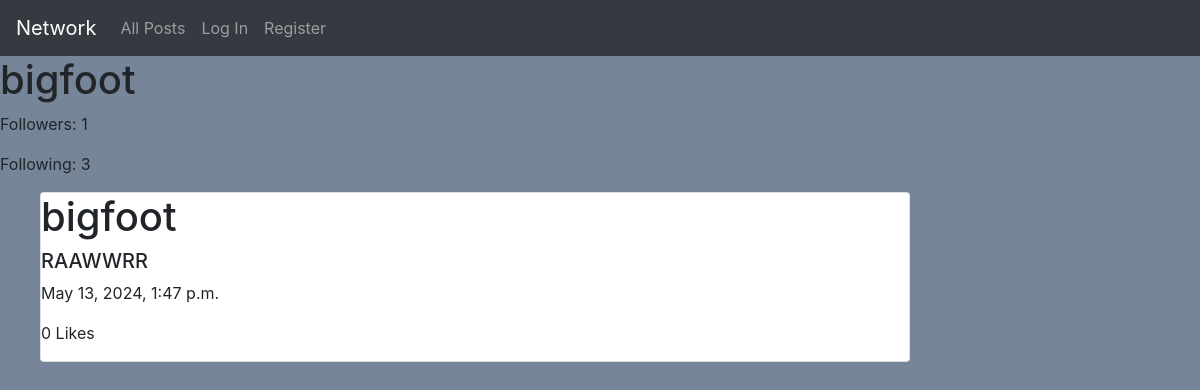
The page /profile/4 on the database as committed earlier.
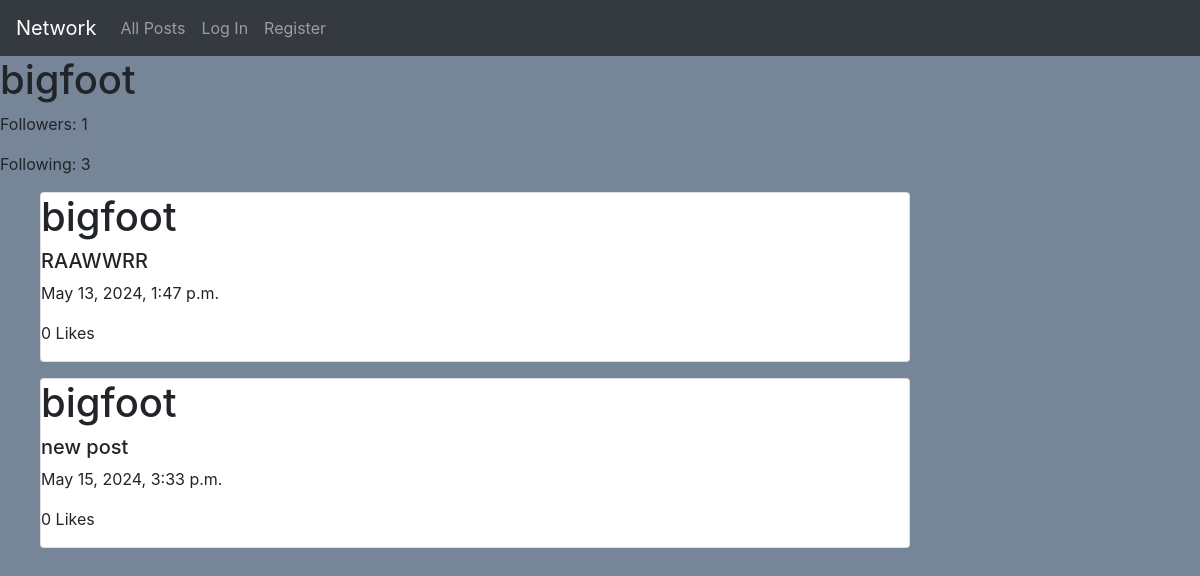
The same page on the database as committed later.
### network/models.py (models this page shows, shortened)
class User(AbstractUser):
    followers = models.ManyToManyField('self', related_name='following', symmetrical=False, blank=True)
    def __str__(self):
        return self.username

class Post(models.Model):
    user = models.ForeignKey('User', on_delete=models.CASCADE, blank=True, null=True)
    text = models.CharField(max_length=255, blank=True)
    timestamp = models.DateTimeField(auto_now_add=True)
    likes = models.IntegerField(default=0)

### network/views.py (the view)
# urls.py: path("profile/<int:id>", views.user_profile, name="profile"),
def user_profile(request, id):
    current_user = request.user
    if request.method == "GET":
        target_user = User.objects.get(pk=id)
        posts = Post.objects.filter(user=id)
        logged_in = request.user
        followers = target_user.followers.all()
        following = target_user.following.all()
        is_following = logged_in in followers
        return render(request, "network/profile.html", {
            "posts":posts.all(),
            "target_user": target_user,
            "logged_in": logged_in,
            "followers": followers.count(),
            "following": following.count(),
            "is_following": is_following,
        })
    elif request.method == "POST":
       follow = target_user.followers.add(current_user)
       follow.save()
    return JsonResponse({'message': 'User followed successfully'})

### network/templates/network/profile.html (shortened to what this page needs)
{% extends "network/layout.html" %}
{% load static %}
{% block body %}
<h1 class="target_user">{{ target_user }}</h1>
<p>Followers: {{ followers }}</p>
<p>Following: {{ following }}</p>
<div>
    {% for post in posts %}
        <ul>
            <div class="card w-75">
                <h1>{{post.user}}</h1>
                <h5>{{post.text}}</h5>
                <p>{{post.timestamp}}</p>
                <p>{{post.likes}} Likes</p>
            </div>
        </ul>
    {% endfor %}
</div>
{% endblock %}

### network/templates/network/layout.html (shortened to what this page needs)
{% load static %}
<!DOCTYPE html>
<html lang="en">
    <head>
        <link rel="stylesheet" href="https://stackpath.bootstrapcdn.com/bootstrap/4.4.1/css/bootstrap.min.css">
        <link href="{% static 'network/styles.css' %}" rel="stylesheet">
    </head>
    <body>
        <nav class="navbar navbar-expand-lg navbar-dark bg-dark">
            <a class="navbar-brand" href="{% url 'index' %}">Network</a>
            <div>
              <ul class="navbar-nav mr-auto">
                <li class="nav-item">
                  <a class="nav-link" href="{% url 'index' %}">All Posts</a>
                </li>
                {% if user.is_authenticated %}
                    <li class="nav-item">
                        <a class="nav-link" href="{% url 'following' %}">Following</a>
                    </li>
                    <li class="nav-item">
                        <a class="nav-link" href="{% url 'logout' %}">Log Out</a>
                    </li>
                {% else %}
                    <li class="nav-item">
                        <a class="nav-link" href="{% url 'login' %}">Log In</a>
                    </li>
                    <li class="nav-item">
                        <a class="nav-link" href="{% url 'register' %}">Register</a>
                    </li>
                {% endif %}
              </ul>
            </div>
          </nav>
        <div id="body-view">
            {% block body %}
            {% endblock %}
        </div>
    </body>
</html>

### network/static/network/styles.css (style rules this page uses)
body { background-color: #768698; }

Rows that differ between the two databases and show on the page:
added Post: user "bigfoot", text "new post", timestamp "May 15, 2024, 3:33 p.m.", likes "0"
